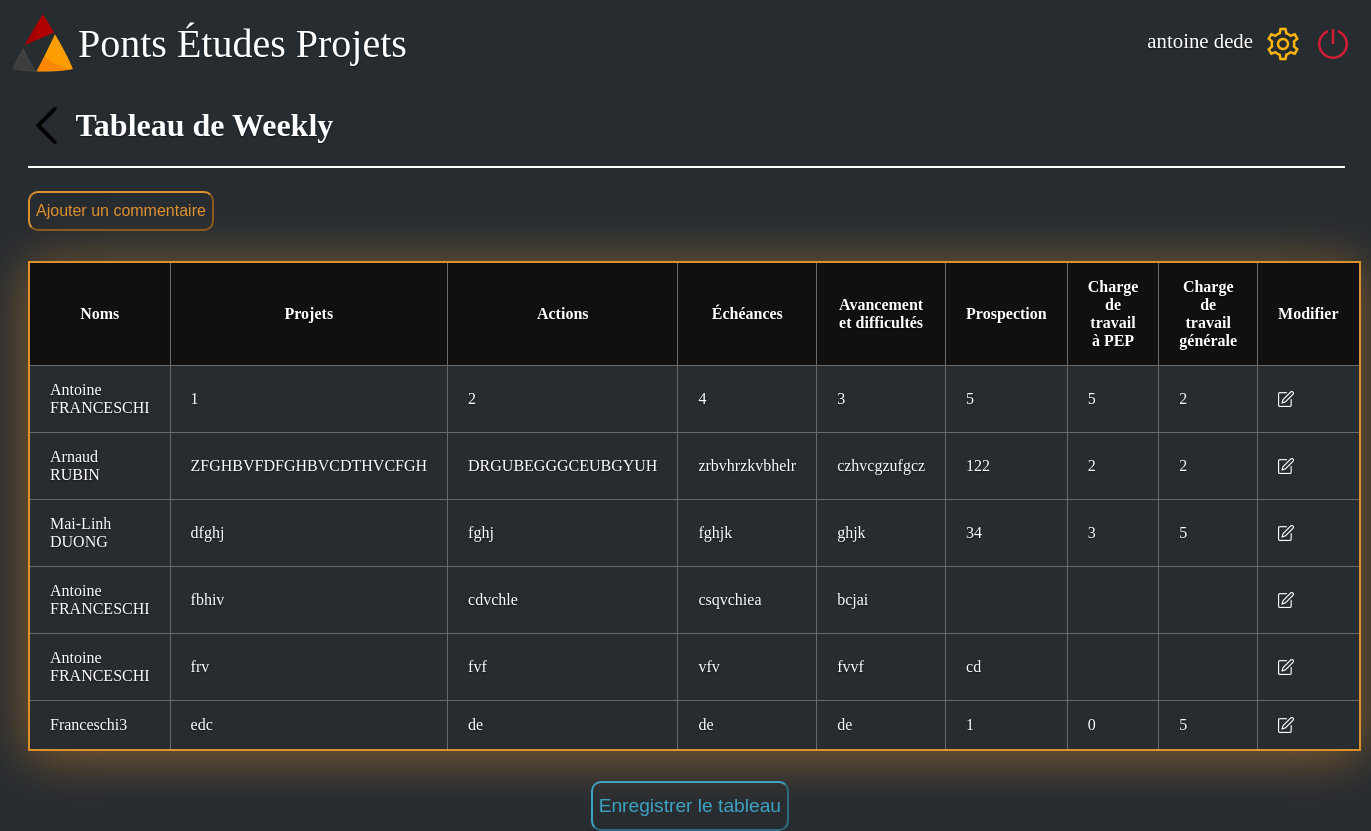
Page /weekly/antoine dede on the committed database.
### web/site.py (models this page shows, shortened)
class db_weekly(db.Model):
    _id = db.Column("id", db.Integer, primary_key= True)
    name = db.Column(db.String(100))
    projet = db.Column(db.String(300))
    action = db.Column(db.String(300))
    echeance = db.Column(db.String(100))
    avancement = db.Column(db.String(100))
    travail_pep = db.Column(db.Integer)
    travail_gene = db.Column(db.Integer)
    prospection = db.Column(db.String(100))

### web/site.py (the view)
@app.route('/weekly/<name>',methods=["GET","POST"])
def weekly(name):
    if True:
        con = sqlite3.connect("users.sqlite3")
        script_dir = os.path.dirname(__file__)
        rel_path = "/static/bdd_weekly1.csv'"
        abs_file_path = os.path.join(script_dir, rel_path)
        outfile = open("static/bdd_weekly.csv", 'w')
        outcsv = csv.writer(outfile)
        cursor = con.execute('select * from db_weekly')
        outcsv.writerow(x[0] for x in cursor.description)
        outcsv.writerows(cursor.fetchall())
        outfile.close()
    return render_template("tableau_weekly-2.html", name=name, BDD_commentaire=db_weekly.query.all())

### web/templates/tableau_weekly-2.html (shortened to what this page needs)
<!DOCTYPE html>
<html>
    <head>
        <link rel="stylesheet" href={{ url_for('static', filename='style_tableau_weekly1.css') }}/>
    </head>
    <body>
        <div class="barre_principale">
            <div class="logo_junior">
                <a href="/home/{{name}}">
                    <img class= "logo_pep" src={{ url_for('static', filename='PEPLOGO.png') }}  alt= "Logo pep"/>
                    <div class="Junior">Ponts Études Projets</div>
                </a>
            </div>
            <div>
                <nav>
                    <ul class="navbar-nav">
                        <li class="user_name"><a class="user" href="#">{{name}}</a></li>
                        <li class="nav-item"><a href="#"><img src={{ url_for('static', filename='settings.png') }} alt="bouton reglage" ></a></li>
                        <li class="nav-item"><a href='/login'><img src={{ url_for('static', filename='shutdown.png') }} alt="bouton shutdown" ></a></li>
                    </ul>
                </nav>
            </div>
        </div>
        <br>
        <div class="page_margins">
            <h1 class="page_title">
                <a href="/home/{{name}}">
                    <img src={{ url_for('static', filename='back1.png') }} alt="bouton retour">
                </a>
                &nbsp; Tableau de Weekly
            </h1>
            <hr color="white" style="width: 100%;">
            <div class="ajouter">
                <button onclick="window.location.href = '/weekly/{{name}}/add';" type="button" class="Ajouter"> Ajouter un commentaire </button>
            </div>
            <table class="tableau-style">
                <thead>
                    <tr>
                        <th>Noms</th>
                        <th>Projets</th>
                        <th>Actions</th>
                        <th>Échéances</th>
                        <th>Avancement et difficultés</th>
                        <th>Prospection</th>
                        <th>Charge de travail à PEP</th>
                        <th>Charge de travail générale</th>
                        <th>Modifier</th>
                    </tr>
                </thead>
                <tbody class="case">
                    {% for commentaire in BDD_commentaire %}
                        <tr>
                            <td>{{commentaire.name}}</td>
                            <td>{{commentaire.projet}}</td>
                            <td>{{commentaire.action}}</td>
                            <td>{{commentaire.echeance}}</td>
                            <td>{{commentaire.avancement}}</td>
                            <td>{{commentaire.prospection}}</td>
                            <td>{{commentaire.travail_pep}}</td>
                            <td>{{commentaire.travail_gene}}</td>
                            <td><a href ='/weekly/{{name}}/{{commentaire._id}}/modify_delete'><img src={{ url_for('static', filename='edit1.png') }} class="edit" height="16" width="16" ></a></td>
                        </tr>
                    {% endfor %}
                </tbody>
            </table>
        </div>
        <div class="center">
            <a href={{ url_for('static', filename='bdd_weekly1.csv') }} download><button class="pdf" type="button">Enregistrer le tableau</button></a>
        </div>
    </body>
</html>

### web/static/style_tableau_weekly1.css (style rules this page uses)
html { height: 100%; width: 100%; background-color : #272C31; }
body { background-color : #272C31; height: 100%; background-color: transparent; color: white; text-shadow: 0 .05rem .1rem rgba(0, 0, 0, .5); }
.barre_principale { height: 60px; display: flex; justify-content: space-between; }
.logo_pep { width: 60px; height: 60px; }
ul { list-style-type: none; display:flex; text-decoration:none; }
.logo_pep { float: left; margin: 5px; }
.user_name { margin-top:5px ; }
.Junior { margin-top: 12px; display: flex; font-size: 250%; }
nav a { font-size: 1.3em; color: white; text-shadow: 0 .05rem .1rem rgba(0, 0, 0, .5); text-decoration: none; }
nav li { margin-right: 10px; }
a { text-decoration:none; color:white; display:flex; }
.page_margins { margin-left: 20px; margin-right: 20px; }
.page_title { display: flex; }
.tableau-style { border-collapse: collapse; min-width: 100%; box-shadow: 0 5px 50px rgba(223, 143, 46, 0.529); cursor: pointer; margin: 30px auto; border: 2px solid rgb(223, 144, 46); }
thead tr { background-color: rgb(16, 16, 16); }
th, td { padding: 15px 20px; }
tbody, tr, td, th { border: 1px solid #696969; }
div.center { text-align: center; margin: 30px auto; }
.pdf { margin-left: 43%; font-size: larger; border-radius: 10px; height: 50px; border-color:rgba(66, 194, 233, 0.797); background-color: transparent; color:rgba(66, 194, 233, 0.797); }
.Ajouter { margin-top: 15px; font-size: medium; border-radius: 10px; height: 40px; border-color: rgb(223, 144, 46); background-color: transparent; color:rgb(223, 144, 46); }

### rows in the picture
db_weekly: name "Antoine FRANCESCHI", projet "1", action "2", echeance "4", avancement "3", prospection "5", travail_pep "5", travail_gene "2"
db_weekly: name "Arnaud RUBIN", projet "ZFGHBVFDFGHBVCDTHVCFGH", action "DRGUBEGGGCEUBGYUH", echeance "zrbvhrzkvbhelr", avancement "czhvcgzufgcz", prospection "122", travail_pep "2", travail_gene "2"
db_weekly: name "Mai-Linh DUONG", projet "dfghj", action "fghj", echeance "fghjk", avancement "ghjk", prospection "34", travail_pep "3", travail_gene "5"
db_weekly: name "Antoine FRANCESCHI", projet "fbhiv", action "cdvchle", echeance "csqvchiea", avancement "bcjai"
db_weekly: name "Antoine FRANCESCHI", projet "frv", action "fvf", echeance "vfv", avancement "fvvf", prospection "cd"
db_weekly: name "Franceschi3", projet "edc", action "de", echeance "de", avancement "de", prospection "1", travail_pep "0", travail_gene "5"

### other values in the picture
{{ name }} "antoine dede"
